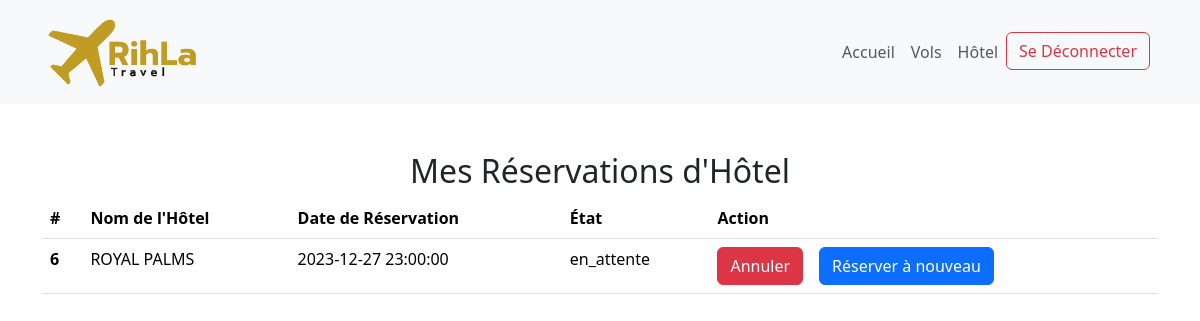
Page /client/mes_hotel.php (signed in) on the committed database.
### tables this page shows
CREATE TABLE `demande_reservation_hotel` (
  `id_demande` int(11) NOT NULL,
  `id_utilisateur` int(11) NOT NULL,
  `id_hotel` int(11) NOT NULL,
  `billet_vol` varchar(255) NOT NULL,
  `date_reservation` timestamp NOT NULL DEFAULT current_timestamp(),
  `etat` enum('en_attente','traite','annule') NOT NULL
);

CREATE TABLE `hotels` (
  `id` int(11) NOT NULL,
  `nom_hotel` varchar(255) NOT NULL,
  `emplacement` varchar(255) NOT NULL,
  `etoiles` int(11) DEFAULT NULL,
  `type_chambre` varchar(255) DEFAULT NULL,
  `nombre_chambres_dispo` int(11) DEFAULT NULL,
  `tarif_nuit` decimal(10,2) DEFAULT NULL,
  `description` text DEFAULT NULL,
  `equipements` text DEFAULT NULL,
  `politique_annulation` text DEFAULT NULL,
  `options_restauration` text DEFAULT NULL
);

### client/mes_hotel.php (the view, shortened to what this page needs)
<?php
include "../admin/config.php";
$sql = "SELECT
demande_reservation_hotel.id_demande AS ID,
utilisateurs.nom AS Nom_Utilisateur,
hotels.nom_hotel AS Nom_Hôtel,
demande_reservation_hotel.billet_vol AS Billet_Vol,
demande_reservation_hotel.date_reservation AS Date_Réservation,
demande_reservation_hotel.etat AS État
FROM
demande_reservation_hotel
INNER JOIN
utilisateurs ON demande_reservation_hotel.id_utilisateur = utilisateurs.id
INNER JOIN
hotels ON demande_reservation_hotel.id_hotel = hotels.id;
";
$result = $conn->query($sql);
?>
<!DOCTYPE html>
<html lang="en">
<head>
    <link rel="stylesheet" href="https://cdn.jsdelivr.net/npm/bootstrap/dist/css/bootstrap.min.css">
</head>
<body>
    <nav class="navbar navbar-expand-lg navbar-light bg-light">
        <div class="container">
            <a class="navbar-brand" href="#"><img src="/rihla/assets/img/logo.png" height="78" srcset=""></a>
            <div class="collapse navbar-collapse" id="navbarNav">
                <ul class="navbar-nav ms-auto">
                    <li class="nav-item active">
                        <a class="nav-link" href="/rihla/client/">Accueil</a>
                    </li>
                    <li class="nav-item">
                        <a class="nav-link" href="/rihla/#vols">Vols</a>
                    </li>
                    <li class="nav-item">
                        <a class="nav-link" href="/rihla/#hotel">Hôtel</a>
                    </li>
                    <li class="nav-item">
                        <a class="btn btn-outline-danger me-2" href="deconnexion.php">Se Déconnecter</a>
                    </li>
                </ul>
            </div>
        </div>
    </nav>
    <div class="container mt-5">
        <h2 class="text-center">Mes Réservations d'Hôtel</h2>
        <table class="table">
            <thead>
                <tr>
                    <th scope="col">#</th>
                    <th scope="col">Nom de l'Hôtel</th>
                    <th scope="col">Date de Réservation</th>
                    <th scope="col">État</th>
                    <th scope="col">Action</th>
                </tr>
            </thead>
            <tbody>
                <?php
                while ($row = $result->fetch_assoc()) {
                    echo "<tr";
                    $dateReservation = strtotime($row["Date_Réservation"]);
                    $maintenant = time();
                    $differenceHeures = ($dateReservation - $maintenant) / 3600;
                    if ($differenceHeures >= 48) {
                        echo " class='reservable'";
                        echo ">";
                        echo "<th scope='row'>" . $row["ID"] . "</th>";
                        echo "<td>" . $row["Nom_Hôtel"] . "</td>";
                        echo "<td>" . $row["Date_Réservation"] . "</td>";
                        echo "<td>" . $row["État"] . "</td>";
                        echo "<td><a class='btn btn-danger' href='?annuler=" . $row["ID"] . "''>Annuler </a>";
                        echo "<a class='btn btn-primary ms-3' href='?reserver=" . $row["ID"] . "''> Réserver à nouveau</a></td>";
                    }
                    echo "</tr>";
                }
                ?>
            </tbody>
        </table>
    </div>
</body>
</html>

### client/mes_hotel.php (style rules this page uses)
.reservable { background-color: #ccc; }

### rows in the picture
demande_reservation_hotel: id_demande "6", id_hotel.nom_hotel "ROYAL PALMS", date_reservation "2023-12-27 23:00:00", etat "en_attente"
